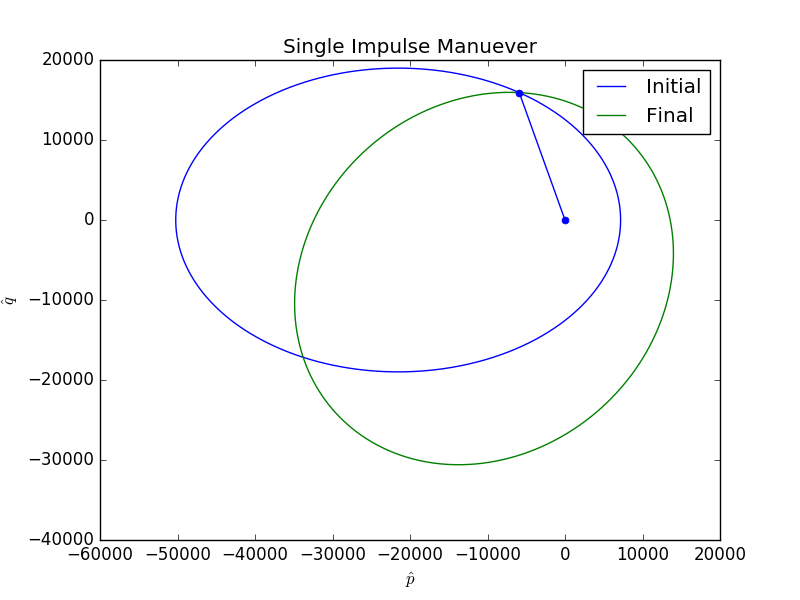

Write the Python code that produced this figure.
"""Script to solve Problem 3 MAE 3145 HW5 2017
"""
from astro import constants, kepler, manuever
import numpy as np
import pdb
import matplotlib.pyplot as plt
from kinematics import attitude
re2km = constants.re2km
mu = constants.earth.mu
deg2rad = constants.deg2rad
rad2deg = constants.rad2deg

# define initial orbit
a1 = 4.5*re2km
ecc1 = .75
p1 = kepler.semilatus_rectum(a1, ecc1)
# final orbit
( a2, p2, ecc2) = kepler.perapo2aecc(2*re2km,6*re2km)
d_arg_p = 35*deg2rad

# solve for true anomaly at intersection of orbits using newton's method

# guess at value of true anomaly - two possible solutions
nu1a = manuever.planar_conic_orbit_intersection(p1, p2, ecc1, ecc2, d_arg_p, np.deg2rad(100))
nu1b = manuever.planar_conic_orbit_intersection(p1, p2, ecc1, ecc2, d_arg_p, np.deg2rad(200))

# conditions of orbit just prior to burn A
print('Initial Orbit prior to BURN A')
kepler.orbit_el(p1, ecc1, 0, 0, 0, nu1a, mu, 'True')
_,_, r1a_pqw, v1a_pqw= kepler.coe2rv(p1, ecc1, 0, 0, 0, nu1a, mu)
fpa1a = kepler.fpa_solve(nu1a, ecc1)
# conditions on final orbit after manuever BURN A
print('Final Orbit after BURN A')
kepler.orbit_el(p2, ecc2, 0, 0, 0, nu1a-d_arg_p, mu, 'True')
_,_, r2a_pqw, v2a_pqw= kepler.coe2rv(p2, ecc2, 0, 0, 0, nu1a-d_arg_p, mu)
fpa2a = kepler.fpa_solve(nu1a-d_arg_p, ecc2)

# COMPUTE BURN A
delta_va, alphaa, betaa = manuever.delta_v_solve_planar(np.linalg.norm(v1a_pqw),
                                                     np.linalg.norm(v2a_pqw),
                                                     fpa1a, fpa2a)
# convert to vnc frame
dva_vnc, dva_lvlh = manuever.delta_v_vnc(delta_va, -alphaa, 0, fpa1a)
print('Delta V: {} km/sec'.format(delta_va))
print('Alpha: {} deg, Beta: {} deg'.format(np.rad2deg(alphaa), np.rad2deg(betaa)))
print('Delta V : {} Vhat {} Chat {} Nhat km/sec'.format(dva_vnc[0], dva_vnc[1], dva_vnc[2]))

# conditions of orbit just prior to burn b 
print('Initial Orbit prior to BURN B')
kepler.orbit_el(p1, ecc1, 0, 0, 0, nu1b, mu, 'True')
_,_, r1b_pqw, v1b_pqw= kepler.coe2rv(p1, ecc1, 0, 0, 0, nu1b, mu)
fpa1b = kepler.fpa_solve(nu1b, ecc1)

# conditions on final orbit after manuever BURN B
print('Final Orbit after BURN B')
kepler.orbit_el(p2, ecc2, 0, 0, 0, nu1b-d_arg_p, mu, 'True')
_,_, r2b_pqw, v2b_pqw= kepler.coe2rv(p2, ecc2, 0, 0, 0, nu1b-d_arg_p, mu)
fpa2b = kepler.fpa_solve(nu1b-d_arg_p, ecc2)


# COMPUTE BURN B
delta_vb, alphab, betab = manuever.delta_v_solve_planar(np.linalg.norm(v1b_pqw),
                                                     np.linalg.norm(v2b_pqw),
                                                     fpa1b, fpa2b)
dvb_vnc, dvb_lvlh = manuever.delta_v_vnc(delta_va, -alphab, 0, fpa1b)
print('Delta V: {} km/sec'.format(delta_vb))
print('Alpha: {} deg, Beta: {} deg'.format(np.rad2deg(alphab), np.rad2deg(betab)))
print('Delta V : {} Vhat {} Chat {} Nhat km/sec'.format(dvb_vnc[0], dvb_vnc[1], dvb_vnc[2]))

# propogate orbit to nu = 250 in final orbit
print('Final orbit at nu=250')
kepler.orbit_el(p2, ecc2, 0, 0, 0, np.deg2rad(250), mu, 'True')
tof = kepler.tof_nu(p2, ecc2, nu1a-d_arg_p, np.deg2rad(250))
print('TOF from {} to {} : {} sec = {} hr'.format(np.rad2deg(nu1a-d_arg_p), 250, tof, tof*1/3600))

# create the plot
# generate a plot of the orbit
_, state_pqw1, _, _, sat_pqw1, _ = kepler.conic_orbit(p1, ecc1, 0, 0, 0, nu1a, nu1a, mu)
_, state_pqw2, _, _, sat_pqw2, _ = kepler.conic_orbit(p2, ecc2, 0, 0, 0, nu1a-d_arg_p,nu1a-d_arg_p, mu)

# rotate the second orbit by the change in argument of perigee
rot_old2new = attitude.rot3(d_arg_p)
state_pqw2 = rot_old2new.dot(state_pqw2[:, 0:3].T).T
sat_pqw2 = rot_old2new.dot(sat_pqw2[0:3])
fig, ax = plt.subplots()

ax.plot(state_pqw1[:, 0], state_pqw1[:, 1], label='Initial')
ax.plot(state_pqw2[:, 0], state_pqw2[:, 1], label='Final')

ax.plot([0, sat_pqw1[0]], [0, sat_pqw1[1]], 'b.-', markersize=10)
ax.set_title('Single Impulse Manuever')
ax.set_xlabel(r'$\hat p$')
ax.set_ylabel(r'$\hat q$')
plt.legend()
plt.show()
